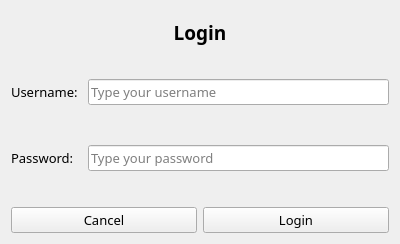
<?xml version="1.0" encoding="UTF-8"?>
<ui version="4.0">
 <class>login_form</class>
 <widget class="QWidget" name="login_form">
  <property name="windowModality">
   <enum>Qt::ApplicationModal</enum>
  </property>
  <property name="geometry">
   <rect>
    <x>0</x>
    <y>0</y>
    <width>400</width>
    <height>244</height>
   </rect>
  </property>
  <property name="sizePolicy">
   <sizepolicy hsizetype="Preferred" vsizetype="Maximum">
    <horstretch>0</horstretch>
    <verstretch>0</verstretch>
   </sizepolicy>
  </property>
  <property name="maximumSize">
   <size>
    <width>400</width>
    <height>250</height>
   </size>
  </property>
  <property name="font">
   <font>
    <family>Source Sans Pro</family>
    <pointsize>10</pointsize>
    <weight>50</weight>
    <bold>false</bold>
   </font>
  </property>
  <property name="windowTitle">
   <string>Password Manager</string>
  </property>
  <property name="layoutDirection">
   <enum>Qt::LeftToRight</enum>
  </property>
  <layout class="QVBoxLayout" name="verticalLayout">
   <property name="sizeConstraint">
    <enum>QLayout::SetDefaultConstraint</enum>
   </property>
   <item>
    <widget class="QLabel" name="header_label">
     <property name="sizePolicy">
      <sizepolicy hsizetype="Minimum" vsizetype="Minimum">
       <horstretch>0</horstretch>
       <verstretch>0</verstretch>
      </sizepolicy>
     </property>
     <property name="font">
      <font>
       <pointsize>14</pointsize>
       <weight>75</weight>
       <bold>true</bold>
      </font>
     </property>
     <property name="text">
      <string>Login</string>
     </property>
     <property name="alignment">
      <set>Qt::AlignCenter</set>
     </property>
    </widget>
   </item>
   <item>
    <layout class="QGridLayout" name="gridLayout_2">
     <property name="sizeConstraint">
      <enum>QLayout::SetDefaultConstraint</enum>
     </property>
     <property name="topMargin">
      <number>20</number>
     </property>
     <property name="bottomMargin">
      <number>30</number>
     </property>
     <property name="horizontalSpacing">
      <number>10</number>
     </property>
     <property name="verticalSpacing">
      <number>40</number>
     </property>
     <item row="0" column="0">
      <widget class="QLabel" name="label_2">
       <property name="text">
        <string>Username:</string>
       </property>
      </widget>
     </item>
     <item row="1" column="0">
      <widget class="QLabel" name="label">
       <property name="text">
        <string>Password:</string>
       </property>
      </widget>
     </item>
     <item row="0" column="1">
      <widget class="QLineEdit" name="username_txt">
       <property name="text">
        <string/>
       </property>
       <property name="placeholderText">
        <string>Type your username</string>
       </property>
      </widget>
     </item>
     <item row="1" column="1">
      <widget class="QLineEdit" name="password_txt">
       <property name="text">
        <string/>
       </property>
       <property name="echoMode">
        <enum>QLineEdit::Password</enum>
       </property>
       <property name="placeholderText">
        <string>Type your password</string>
       </property>
      </widget>
     </item>
    </layout>
   </item>
   <item>
    <layout class="QHBoxLayout" name="horizontalLayout">
     <property name="sizeConstraint">
      <enum>QLayout::SetDefaultConstraint</enum>
     </property>
     <property name="bottomMargin">
      <number>0</number>
     </property>
     <item>
      <widget class="QPushButton" name="cancel_button">
       <property name="text">
        <string>Cancel</string>
       </property>
      </widget>
     </item>
     <item>
      <widget class="QPushButton" name="login_reg_button">
       <property name="text">
        <string>Login</string>
       </property>
      </widget>
     </item>
    </layout>
   </item>
  </layout>
 </widget>
 <resources/>
 <connections/>
</ui>
